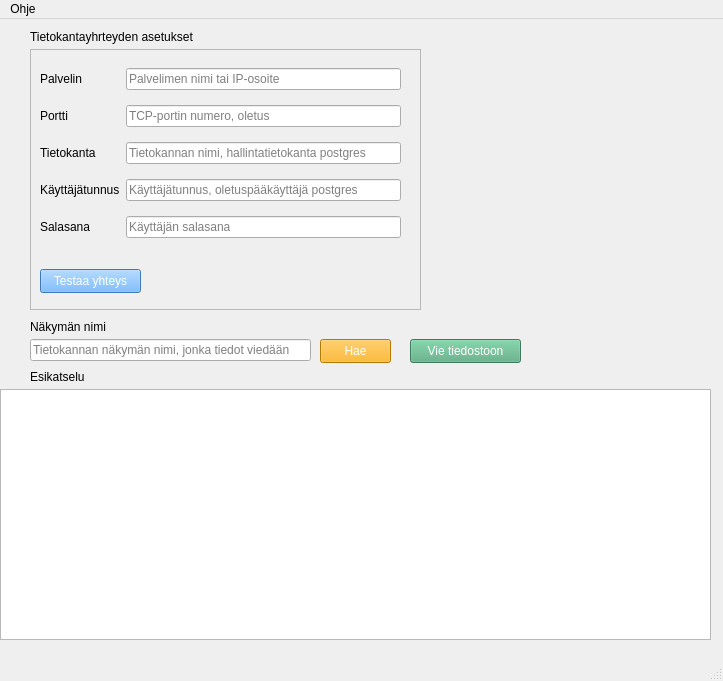
<?xml version="1.0" encoding="UTF-8"?>
<ui version="4.0">
 <class>MainWindow</class>
 <widget class="QMainWindow" name="MainWindow">
  <property name="geometry">
   <rect>
    <x>0</x>
    <y>0</y>
    <width>723</width>
    <height>681</height>
   </rect>
  </property>
  <property name="windowTitle">
   <string>MainWindow</string>
  </property>
  <property name="locale">
   <locale language="Finnish" country="Finland"/>
  </property>
  <widget class="QWidget" name="centralwidget">
   <widget class="QLabel" name="dbSettingsLabel">
    <property name="geometry">
     <rect>
      <x>30</x>
      <y>10</y>
      <width>181</width>
      <height>16</height>
     </rect>
    </property>
    <property name="text">
     <string>Tietokantayhrteyden asetukset</string>
    </property>
   </widget>
   <widget class="QLineEdit" name="viewNameLineEdit">
    <property name="geometry">
     <rect>
      <x>30</x>
      <y>320</y>
      <width>281</width>
      <height>22</height>
     </rect>
    </property>
    <property name="placeholderText">
     <string>Tietokannan näkymän nimi, jonka tiedot viedään</string>
    </property>
   </widget>
   <widget class="QFrame" name="dbSettingsFrame">
    <property name="geometry">
     <rect>
      <x>30</x>
      <y>30</y>
      <width>391</width>
      <height>261</height>
     </rect>
    </property>
    <property name="frameShape">
     <enum>QFrame::Shape::StyledPanel</enum>
    </property>
    <property name="frameShadow">
     <enum>QFrame::Shadow::Raised</enum>
    </property>
    <widget class="QPushButton" name="testConnectionPushButton">
     <property name="geometry">
      <rect>
       <x>10</x>
       <y>220</y>
       <width>101</width>
       <height>24</height>
      </rect>
     </property>
     <property name="styleSheet">
      <string notr="true">background-color: rgb(85, 170, 255);
color: rgb(255, 255, 255);</string>
     </property>
     <property name="text">
      <string>Testaa yhteys</string>
     </property>
    </widget>
    <widget class="QWidget" name="">
     <property name="geometry">
      <rect>
       <x>10</x>
       <y>10</y>
       <width>361</width>
       <height>191</height>
      </rect>
     </property>
     <layout class="QGridLayout" name="gridLayout">
      <item row="0" column="0">
       <widget class="QLabel" name="serverLabel">
        <property name="text">
         <string>Palvelin</string>
        </property>
       </widget>
      </item>
      <item row="0" column="1">
       <widget class="QLineEdit" name="serverLineEdit">
        <property name="placeholderText">
         <string>Palvelimen nimi tai IP-osoite</string>
        </property>
       </widget>
      </item>
      <item row="1" column="0">
       <widget class="QLabel" name="portLabel">
        <property name="text">
         <string>Portti</string>
        </property>
       </widget>
      </item>
      <item row="1" column="1">
       <widget class="QLineEdit" name="portLineEdit">
        <property name="placeholderText">
         <string>TCP-portin numero, oletus</string>
        </property>
       </widget>
      </item>
      <item row="2" column="0">
       <widget class="QLabel" name="databaseLabel">
        <property name="text">
         <string>Tietokanta</string>
        </property>
       </widget>
      </item>
      <item row="2" column="1">
       <widget class="QLineEdit" name="batabaseLineEdit">
        <property name="placeholderText">
         <string>Tietokannan nimi, hallintatietokanta postgres</string>
        </property>
       </widget>
      </item>
      <item row="3" column="0">
       <widget class="QLabel" name="userNameLabel">
        <property name="text">
         <string>Käyttäjätunnus</string>
        </property>
       </widget>
      </item>
      <item row="3" column="1">
       <widget class="QLineEdit" name="usernameLineEdit">
        <property name="placeholderText">
         <string>Käyttäjätunnus, oletuspääkäyttäjä postgres</string>
        </property>
       </widget>
      </item>
      <item row="4" column="0">
       <widget class="QLabel" name="passwordLabel">
        <property name="text">
         <string>Salasana</string>
        </property>
       </widget>
      </item>
      <item row="4" column="1">
       <widget class="QLineEdit" name="passwordLineEdit">
        <property name="placeholderText">
         <string>Käyttäjän salasana</string>
        </property>
       </widget>
      </item>
     </layout>
    </widget>
   </widget>
   <widget class="QLabel" name="viewNameLabel">
    <property name="geometry">
     <rect>
      <x>30</x>
      <y>300</y>
      <width>91</width>
      <height>16</height>
     </rect>
    </property>
    <property name="text">
     <string>Näkymän nimi</string>
    </property>
   </widget>
   <widget class="QPushButton" name="exportPushButton">
    <property name="geometry">
     <rect>
      <x>410</x>
      <y>320</y>
      <width>111</width>
      <height>24</height>
     </rect>
    </property>
    <property name="styleSheet">
     <string notr="true">background-color: rgb(85, 170, 127);
color: rgb(255, 255, 255);</string>
    </property>
    <property name="text">
     <string>Vie tiedostoon</string>
    </property>
   </widget>
   <widget class="QTableWidget" name="previweTableWidget">
    <property name="geometry">
     <rect>
      <x>0</x>
      <y>370</y>
      <width>711</width>
      <height>251</height>
     </rect>
    </property>
   </widget>
   <widget class="QPushButton" name="getDataPushButton">
    <property name="geometry">
     <rect>
      <x>320</x>
      <y>320</y>
      <width>71</width>
      <height>24</height>
     </rect>
    </property>
    <property name="styleSheet">
     <string notr="true">background-color: rgb(255, 170, 0);
color: rgb(255, 255, 255);</string>
    </property>
    <property name="text">
     <string>Hae</string>
    </property>
   </widget>
   <widget class="QLabel" name="previewLabel">
    <property name="geometry">
     <rect>
      <x>30</x>
      <y>350</y>
      <width>61</width>
      <height>16</height>
     </rect>
    </property>
    <property name="text">
     <string>Esikatselu</string>
    </property>
   </widget>
  </widget>
  <widget class="QMenuBar" name="menubar">
   <property name="geometry">
    <rect>
     <x>0</x>
     <y>0</y>
     <width>723</width>
     <height>33</height>
    </rect>
   </property>
   <widget class="QMenu" name="menuOhje">
    <property name="title">
     <string>Ohje</string>
    </property>
   </widget>
   <addaction name="menuOhje"/>
  </widget>
  <widget class="QStatusBar" name="statusbar"/>
 </widget>
 <resources/>
 <connections/>
</ui>
